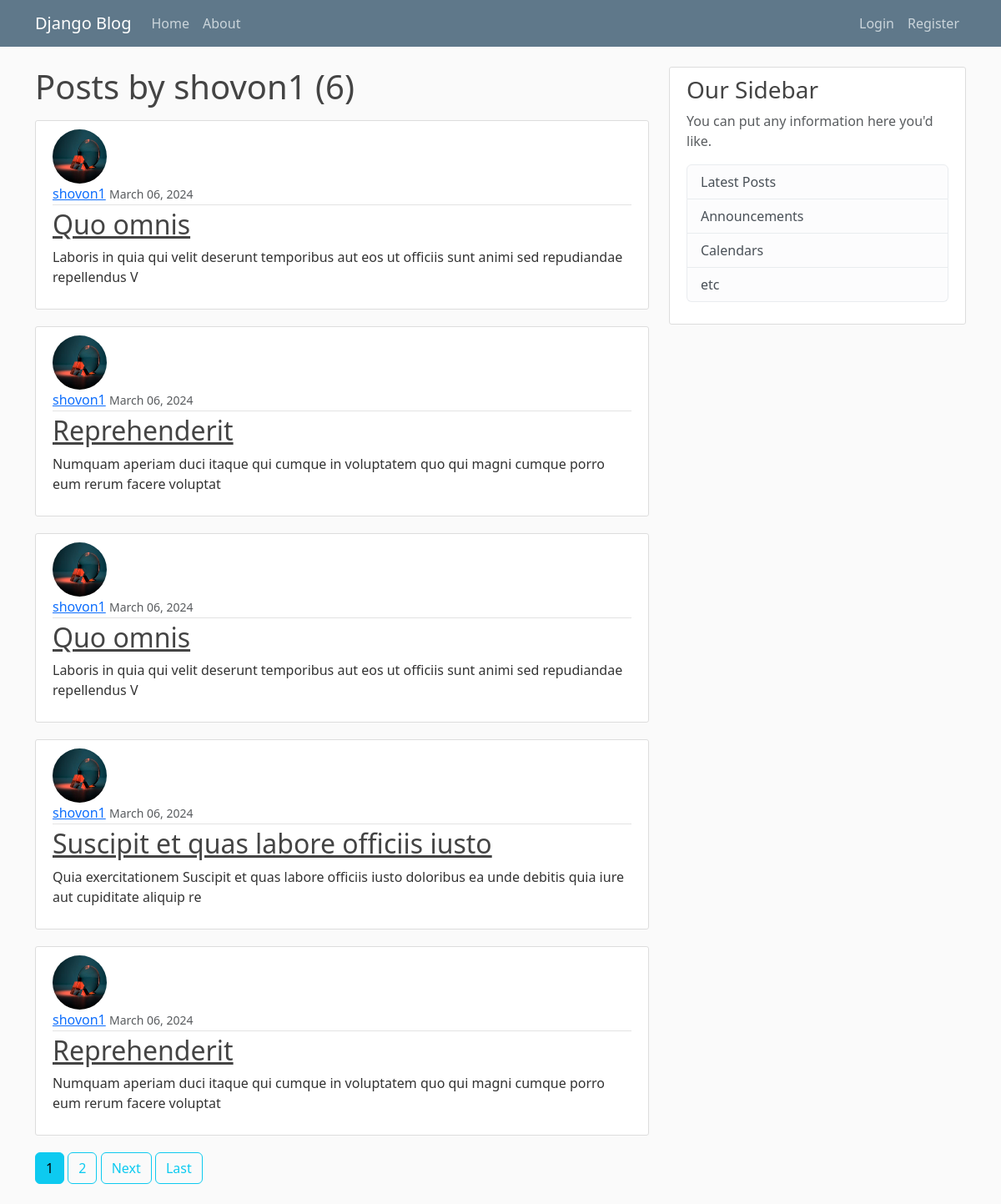
The page /user/shovon1 on the database its author committed.
### blog/models.py (models this page shows, shortened)
class Post(models.Model):
    title = models.CharField(max_length=100)
    content = models.TextField()
    date_posted = models.DateTimeField(default=timezone.now)
    author = models.ForeignKey(User, on_delete=models.CASCADE)

### users/models.py (models this page shows, shortened)
class Profile(models.Model):
    user = models.OneToOneField(User, on_delete=models.CASCADE)
    image = models.ImageField(default='default.jpg', upload_to='profile_pics')

### blog/views.py (the view)
# urls.py: path('user/<str:username>', UserPostListView.as_view(), name='user-posts'),
class UserPostListView(ListView):
    model = Post
    template_name = 'blog/user_posts.html'  # <app>/<model>_<viewtype>.html
    context_object_name = 'posts'
    paginate_by = 5
    def get_queryset(self):
        user = get_object_or_404(User, username=self.kwargs.get('username'))
        return Post.objects.filter(author=user).order_by('-date_posted')

### blog/templates/blog/user_posts.html (shortened to what this page needs)
{% extends "blog/base.html" %}
{% block content %}
<h1 class="mb-3">Posts by {{ view.kwargs.username }} ({{ page_obj.paginator.count }})</h1>
{% for post in posts %}
    <article class="media content-section">
        <img class="rounded-circle article-img" src="{{ post.author.profile.image.url }}">
        <div class="media-body">
        <div class="article-metadata">
            <a class="mr-2" href="{% url 'user-posts' post.author.username %}">{{ post.author }}</a>
            <small class="text-muted">{{ post.date_posted|date:"F d, Y" }}</small>
        </div>
        <h2><a class="article-title" href="{% url 'post-detail' post.id %}">{{ post.title }}</a></h2>
        <p class="article-content">{{ post.content }}</p>
        </div>
    </article>
{% endfor %}
{% if is_paginated %}
    {% for num in page_obj.paginator.page_range %}
    {% if page_obj.number == num %}
        <a class="btn btn-info mb-4" href="?page={{ num }}">{{ num }}</a>
    {% elif num > page_obj.number|add:'-3' and num < page_obj.number|add:'3' %}
        <a class="btn btn-outline-info mb-4" href="?page={{ num }}">{{ num }}</a>
    {% endif %}
    {% endfor %}
    {% if page_obj.has_next %}
    <a class="btn btn-outline-info mb-4" href="?page={{ page_obj.next_page_number }}">Next</a>
    <a class="btn btn-outline-info mb-4" href="?page={{ page_obj.paginator.num_pages }}">Last</a>
    {% endif %}
{% endif %}
{% endblock content %}

### blog/static/blog/main.css (style rules this page uses)
body { background: #fafafa; color: #333333; margin-top: 5rem; }
h1, h2, h3, h4, h5, h6 { color: #444444; }
.content-section { background: #ffffff; padding: 10px 20px; border: 1px solid #dddddd; border-radius: 3px; margin-bottom: 20px; }
.article-title { color: #444444; }
.article-content { white-space: pre-line; }
.article-img { height: 65px; width: 65px; margin-right: 16px; }
.article-metadata { padding-bottom: 1px; margin-bottom: 4px; border-bottom: 1px solid #e3e3e3 }

### rows shown on the page
Post: author.profile.image (picture), author "shovon1", date_posted "March 06, 2024", title "Quo omnis", content "Laboris in quia qui velit deserunt temporibus aut eos ut officiis sunt animi sed repudiandae repellendus V"
Post: author.profile.image (picture), author "shovon1", date_posted "March 06, 2024", title "Reprehenderit", content "Numquam aperiam duci itaque qui cumque in voluptatem quo qui magni cumque porro eum rerum facere voluptat"
Post: author.profile.image (picture), author "shovon1", date_posted "March 06, 2024", title "Quo omnis", content "Laboris in quia qui velit deserunt temporibus aut eos ut officiis sunt animi sed repudiandae repellendus V"
Post: author.profile.image (picture), author "shovon1", date_posted "March 06, 2024", title "Suscipit et quas labore officiis iusto", content "Quia exercitationem Suscipit et quas labore officiis iusto doloribus ea unde debitis quia iure aut cupiditate aliquip re"
Post: author.profile.image (picture), author "shovon1", date_posted "March 06, 2024", title "Reprehenderit", content "Numquam aperiam duci itaque qui cumque in voluptatem quo qui magni cumque porro eum rerum facere voluptat"

### other values the page prints
{{ view.kwargs.username }} "shovon1"
{{ page_obj.paginator.count }} "6"
{{ num }} "1"
{{ num }} "2"
